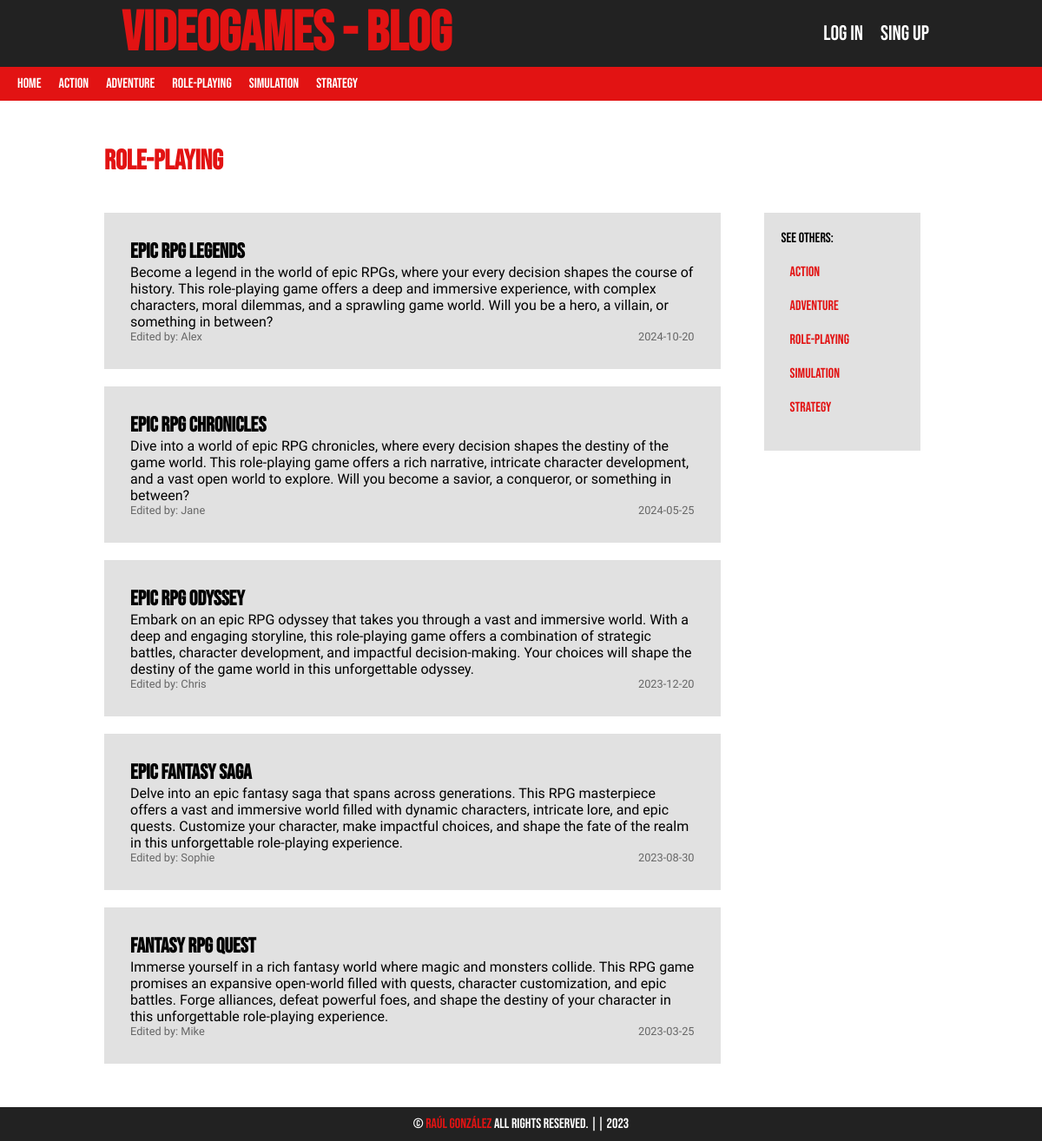
The page /Category/showEntriesFromCategorie/?category_id=3&category_name=Role-playing on the database its author committed.
### tables this page shows
CREATE TABLE IF NOT EXISTS categories (
    id INT(255) AUTO_INCREMENT NOT NULL,
    name VARCHAR(100),
    CONSTRAINT pk_categories PRIMARY KEY (id)
);

CREATE TABLE IF NOT EXISTS entries (
    id INT(255) AUTO_INCREMENT NOT NULL,
    user_id INT(255) NOT NULL,
    category_id INT(255) NOT NULL,
    title VARCHAR(255) NOT NULL,
    description MEDIUMTEXT,
    date DATE NOT NULL,
    CONSTRAINT pk_entries PRIMARY KEY (id),
    CONSTRAINT fk_entry_user FOREIGN KEY (user_id) REFERENCES users (id),
    CONSTRAINT fk_entry_category FOREIGN KEY (category_id) REFERENCES categories (id) ON DELETE NO ACTION
);

CREATE TABLE IF NOT EXISTS users (
    id INT(255) AUTO_INCREMENT NOT NULL,
    name VARCHAR(100) NOT NULL,
    last_name VARCHAR(100) NOT NULL,
    email VARCHAR(255) NOT NULL,
    password VARCHAR(255) NOT NULL,
    date DATE NOT NULL,
    CONSTRAINT pk_users PRIMARY KEY (id),
    CONSTRAINT uq_email UNIQUE (email)
);

### Lib/Pages.php (called while the page is built, shortened)
<?php
class Pages
{
    public function render(string $pageName, array $params = null): void{
        require_once "Views/layout/header.php";
        require_once "Views/$pageName.php";
        require_once "Views/layout/footer.php";
    }
}

### Controllers/CategoryController.php (called while the page is built, shortened)
<?php
class CategoryController{
    private Pages $pages;
    private Category $Category;
    public function __construct(){
        $this->pages = new Pages();
        $this->Category = new Category();
    }
    public function getAll(): ?array{
        return  $this->Category->getAll();
    }
    public function showEntriesFromCategorie(){
        $category_id = $_GET['category_id'];
        $category_name = $_GET['category_name'];
        $entries = $this->Category->showEntriesFromCategorie($category_id);
        $this->pages->render("Category/showEntriesFromCategorie", ["entries" => $entries, "category_name" => $category_name]);
    }
}

### index.php (called while the page is built, shortened)
<?php
require_once "AutoLoad.php";
FrontController::main();

### Lib/DataBase.php (called while the page is built, shortened)
<?php
class DataBase{
    private $connection;
    private mixed $result;
    function __construct(
        private string $server = SERVER,
        private string $user = USER,
        private string $pass = PASSWORD,
        private string $database= DATABASE
    ){
        $this->connection = $this->connect();
    }
    private function connect(): PDO {
        try {
            $options = array(
                PDO::MYSQL_ATTR_INIT_COMMAND => "SET NAMES Utf8",
                PDO::MYSQL_ATTR_FOUND_ROWS => true
            );
            $connection = new PDO("mysql:host={$this->server};dbname={$this->database}", $this->user, $this->pass, $options);
            return $connection;
        } catch(PDOException $e){
            echo "There has been an error, and it's not possible to connect to the database. Details: " . $e->getMessage();
            exit;
        }
    }
    public function query(string $consultasQL): void
    {
        $this->result = $this->connection->query($consultasQL);
    }
    public function extractAll(): array
    {
        return $this->result->fetchAll(PDO::FETCH_ASSOC);
    }
    public function close(){
        if ($this->connection !== null) {
            $this->connection = null;
        }
    }
}

### Models/Category.php (called while the page is built, shortened)
<?php
class Category {
    private CategoryRepository $CategoryRepository;
    public function __construct(){
        $this->CategoryRepository = new CategoryRepository();
    }
    public function getAll(): ?array{
        return  $this->CategoryRepository->getAll();
    }
    public function showEntriesFromCategorie($category_id){
        return $this->CategoryRepository->showEntriesFromCategorie($category_id);
    }
}

### Repositories/CategoryRepository.php (called while the page is built, shortened)
<?php
class CategoryRepository
{
    private DataBase $connection;
    function __construct()
    {
        $this->connection = new DataBase();
    }
    public function getAll(): ? array{
        $this->connection->query("SELECT * FROM categories ORDER BY id ASC");
        $categories = $this->connection->extractAll();
        return $categories;
    }
    public function showEntriesFromCategorie($category_id){
        $this->connection->query("SELECT * FROM entries WHERE category_id=$category_id ORDER BY id DESC");
        $entries = $this->connection->extractAll();
        return $entries;
    }
}

### AutoLoad.php (called while the page is built, shortened)
<?php
spl_autoload_register (function ($clase) {
    $directorio_clase = str_replace('\\', '/', $clase);
});

### Controllers/UserController.php (called while the page is built, shortened)
<?php
class UserController{
    public function getUserFromId($user_id){
        $this->userRepository = new UserRepository();
        return $this->userRepository->getUserFromId($user_id);
    }
}

### Repositories/UserRepository.php (called while the page is built, shortened)
<?php
class UserRepository
{
    private DataBase $connection;
    function __construct()
    {
        $this->connection = new DataBase();
    }
    public function getUserFromId($user_id){
        $this->connection->query("SELECT name FROM users WHERE id=$user_id");
        $user_id = $this->connection->extractAll();
        return $user_id;
    }
}

### Views/Category/showEntriesFromCategorie.php (the view, shortened to what this page needs)
<?php
$userController = new UserController();
?>
<?php if(isset($entries)) : ?>
    <h1><?=$category_name?></h1>
        <div class="showEntries">
            <div class="entries">
                <?php foreach($entries as $entry) : ?>
                    <div class="entry">
                        <div>
                            <h2><?=$entry['title']?></h2>
                            <p><?=$entry['description']?></p>
                        </div>
                        <div class="entry-dateUser">
                            <p>Edited by: <?= $userController->getUserFromId($entry['user_id'])[0]["name"]?></p>
                            <p><?=$entry['date']?></p>
                        </div>
                    </div>
                <?php endforeach; ?>
            </div>
            <div class="aside">
                <p>See others:</p>
                <ul>
                    <?php foreach($categories as $categorie): ?>
                        <li>
                        <a href="<?=BASE_URL?>Category/showEntriesFromCategorie/?category_id=<?=$categorie['id']?>&category_name=<?=$categorie['name']?>"><?=$categorie['name']?></a>
                        </li>
                    <?php endforeach; ?>
                </ul>
            </div>
        </div>
<?php else : ?>
<?php endif; ?>

### Views/Layout/Header.php (shortened to what this page needs)
<?php
    $CategoryController = new CategoryController();
    $categories = $CategoryController->getAll();
?>
<!DOCTYPE html>
<html lang="en">
<head>
    <link rel="stylesheet" href="<?=BASE_URL?>Style/style.css">
</head>
<body>
    <header>
        <div class="header-top">
            <h1><a href="<?=BASE_URL?>">VideoGames - Blog</a></h1>
            <ul>
                <?php if(!isset($_SESSION['login'])): ?>
                    <li><a href="<?=BASE_URL?>User/Login/">Log in</a></li>
                    <li><a href="<?=BASE_URL?>User/Register/">Sing Up</a></li>
                <?php endif; ?>
            </ul>
        </div>
        <div class="header-bottom">
            <nav>
                <ul>
                    <li><a href="<?=BASE_URL?>">Home</a></li>
                    <?php foreach($categories as $categorie): ?>
                        <li>
                        <a href="<?=BASE_URL?>Category/showEntriesFromCategorie/?category_id=<?=$categorie['id']?>&category_name=<?=$categorie['name']?>"><?=$categorie['name']?></a>
                        </li>
                    <?php endforeach; ?>
                </ul>
            </nav>
        </div>
    </header>
    <main>

### Style/style.css (style rules this page uses)
* { padding: 0; margin: 0; box-sizing: border-box; }
:root { --color1: #222222; --color2: rgb(226, 19, 19); }
header { display: flex; flex-direction: column; flex-wrap: nowrap; }
header div, header ul { display: flex; flex-direction: row; flex-wrap: nowrap; align-items: center; }
header ul { list-style: none; }
header div { justify-content: space-between; width: 100%; }
.header-top { padding: 0px 10%; }
.header-top, footer { background-color: var(--color1); font-family: Bebas Neue; }
.header-top h1 a { color: var(--color2); margin: 20px; font-size: 2em; text-decoration: none; transition: 0.6s; }
.header-top li>a { text-decoration: none; color: white; margin: 10px; font-size: 1.5em; transition: 0.3s; }
.header-top li { transition: 0.3s; }
.header-bottom { background-color: var(--color2); padding: 10px; font-family: Bebas Neue; }
.header-bottom a { color: white; text-decoration: none; margin: 0 10px; transition: 0.3s; }
.header-bottom li { transition: 0.3s; }
main { padding: 30px 10%; font-family: Bebas Neue; flex: 1; }
main h1 { color: var(--color2); font-family: Bebas Neue; margin: 20px 0; }
.entry { background-color: #e1e1e1; margin: 20px 0; padding: 30px; display: flex; flex-direction: column; justify-content: space-between; font-family: Prompt; width: 100%; transition: 0.3s; }
.entry h2 { font-family: Bebas Neue; }
.entry-dateUser { display: flex; flex-direction: row; align-items: center; justify-content: space-between; color: #666; font-size: 0.8em; }
.showEntries { display: flex; flex-direction: row; align-items: flex-start; justify-content: space-between; gap: 30px; }
.aside { display: flex; flex-direction: column; justify-content: space-between; margin: 20px; background-color: #e1e1e1; padding: 20px; width: 20%; }
.aside ul { list-style: none; }
.aside li { margin: 20px 10px; transition: 0.3s; }
.aside a { color: var(--color2); text-decoration: none; transition: 0.3s; }
.entries { width: 80%; }
body { min-height: 100vh; display: flex; flex-direction: column; justify-content: space-between; }

### rows shown on the page
categories: name "Action"
categories: name "Adventure"
categories: name "Role-playing"
categories: name "Simulation"
categories: name "Strategy"
entries: title "Epic RPG Legends", description "Become a legend in the world of epic RPGs, where your every decision shapes the course of history. This role-playing game offers a deep and immersive experience, with complex characters, moral dilemmas, and a sprawling game world. Will you be a hero, a villain, or something in between?", user.name "Alex", date "2024-10-20"
entries: title "Epic RPG Chronicles", description "Dive into a world of epic RPG chronicles, where every decision shapes the destiny of the game world. This role-playing game offers a rich narrative, intricate character development, and a vast open world to explore. Will you become a savior, a conqueror, or something in between?", user.name "Jane", date "2024-05-25"
entries: title "Epic RPG Odyssey", description "Embark on an epic RPG odyssey that takes you through a vast and immersive world. With a deep and engaging storyline, this role-playing game offers a combination of strategic battles, character development, and impactful decision-making. Your choices will shape the destiny of the game world in this unforgettable odyssey.", user.name "Chris", date "2023-12-20"
entries: title "Epic Fantasy Saga", description "Delve into an epic fantasy saga that spans across generations. This RPG masterpiece offers a vast and immersive world filled with dynamic characters, intricate lore, and epic quests. Customize your character, make impactful choices, and shape the fate of the realm in this unforgettable role-playing experience.", user.name "Sophie", date "2023-08-30"
entries: title "Fantasy RPG Quest", description "Immerse yourself in a rich fantasy world where magic and monsters collide. This RPG game promises an expansive open-world filled with quests, character customization, and epic battles. Forge alliances, defeat powerful foes, and shape the destiny of your character in this unforgettable role-playing experience.", user.name "Mike", date "2023-03-25"

### other values the page prints
$category_name "Role-playing"
